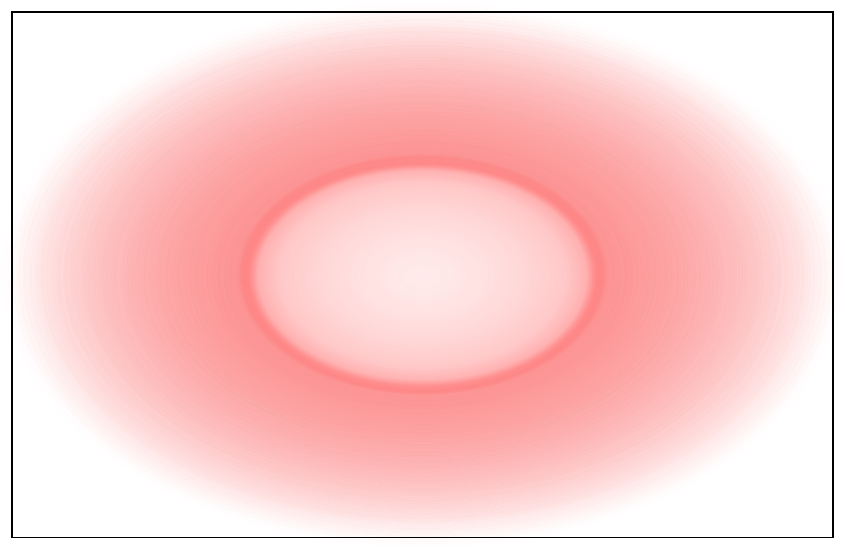
<?xml version="1.0" encoding="UTF-8"?>
<ui version="4.0">
 <class>Attendance</class>
 <widget class="QDialog" name="Attendance">
  <property name="geometry">
   <rect>
    <x>0</x>
    <y>0</y>
    <width>845</width>
    <height>549</height>
   </rect>
  </property>
  <property name="windowTitle">
   <string>Display Attendance Register</string>
  </property>
  <property name="styleSheet">
   <string notr="true">background-color: qradialgradient(spread:pad, cx:0.5, cy:0.5, radius:0.5, fx:0.5, fy:0.5, stop:0 rgba(255, 235, 235, 206), stop:0.35 rgba(255, 188, 188, 80), stop:0.4 rgba(255, 162, 162, 80), stop:0.425 rgba(255, 132, 132, 156), stop:0.44 rgba(252, 128, 128, 80), stop:1 rgba(255, 255, 255, 0));</string>
  </property>
  <layout class="QHBoxLayout" name="horizontalLayout">
   <item>
    <widget class="QScrollArea" name="scrollArea">
     <property name="widgetResizable">
      <bool>true</bool>
     </property>
     <widget class="QWidget" name="scrollAreaWidgetContents">
      <property name="geometry">
       <rect>
        <x>0</x>
        <y>0</y>
        <width>821</width>
        <height>525</height>
       </rect>
      </property>
      <widget class="QTextEdit" name="textEdit">
       <property name="geometry">
        <rect>
         <x>0</x>
         <y>0</y>
         <width>821</width>
         <height>531</height>
        </rect>
       </property>
       <property name="font">
        <font>
         <family>STFangsong</family>
        </font>
       </property>
       <property name="styleSheet">
        <string notr="true">color: rgb(255, 223, 61);</string>
       </property>
      </widget>
     </widget>
    </widget>
   </item>
  </layout>
 </widget>
 <resources/>
 <connections/>
</ui>
